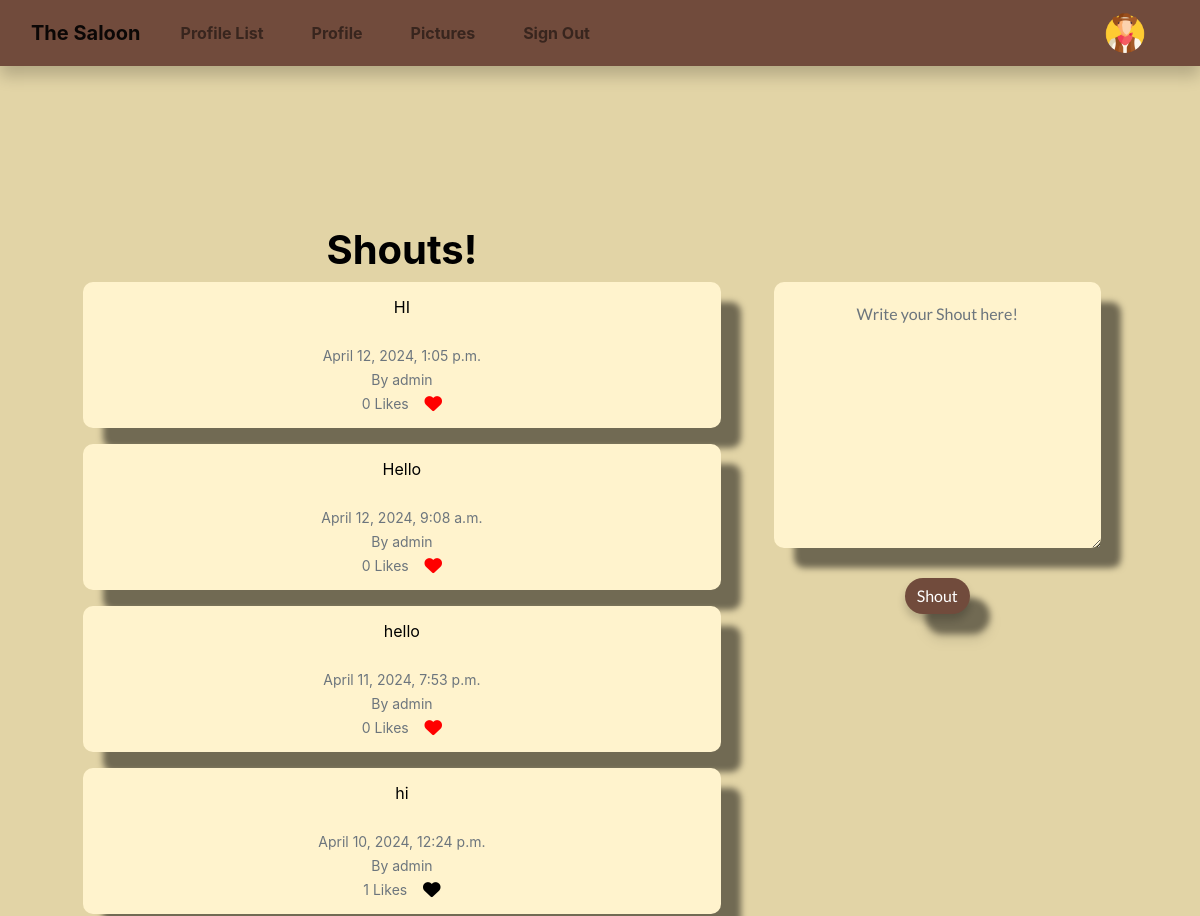
/home/ (signed in, upper part), run on an earlier commit of the app's database.
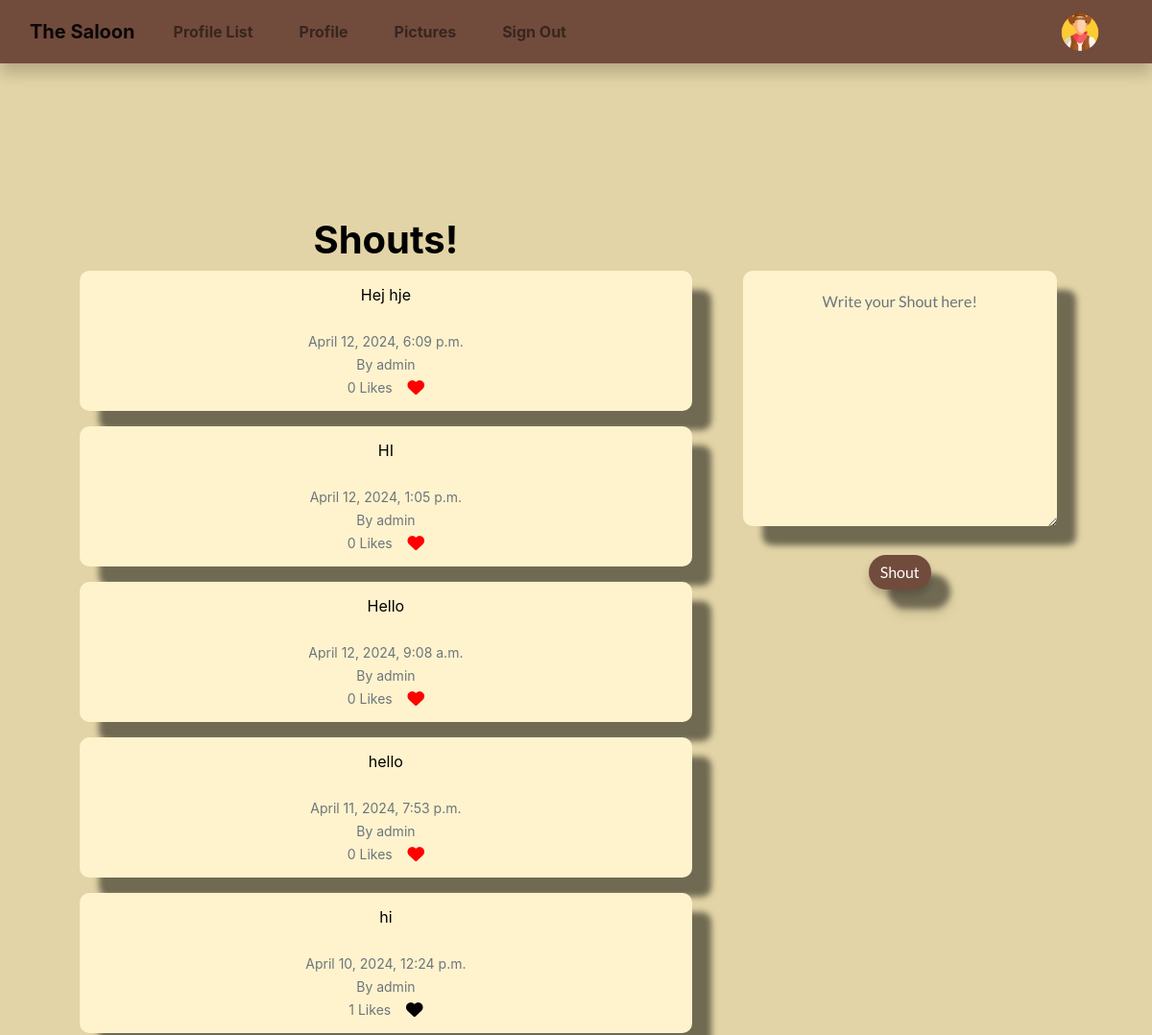
And on a later commit of the database.
### the_saloon/models.py (models this page shows, shortened)
class Shout(models.Model):
    user = models.ForeignKey(
        User, related_name="shouts",
        on_delete=models.DO_NOTHING
    )
    body = models.CharField(max_length=200)
    created_at = models.DateTimeField(auto_now_add=True)
    likes = models.ManyToManyField(User, related_name="shout_like", blank=True)
    def number_of_likes(self):
        return self.likes.count()

### the_saloon/views.py (the view, shortened to what this page needs)
# urls.py: path('home/', login_required(views.home), name='home'),
def home(request):
    if request.user.is_authenticated:
        form = ShoutForm(request.POST or None)
        shouts = Shout.objects.all().order_by("-created_at")
        return render(request, 'home.html', {"shouts": shouts, "form": form})
    else:
        shouts = Shout.objects.all().order_by("-created_at")
        return render(request, 'home.html', {"shouts": shouts})

### the_saloon/forms.py
class ShoutForm(forms.ModelForm):
    class Meta:
        model = Shout
        fields = ['body']
        widgets = {
            'body': forms.Textarea(attrs={
                'placeholder': 'Write your Shout here!',
                'class': 'form-control'})
        }

### the_saloon/templates/home.html (shortened to what this page needs)
{% extends 'base.html' %}
{% block content %}
<div class="container">
    <div class="container text-center">
    <div class="row home">
        <div class="col-md-8 col-md-offset-2">
            <h1 class="home">Shouts!</h1>
            {% for shout in shouts %}
            <div class="alert" role="alert">
                {{ shout.body }}<br/><br/>
                <small class="text-muted">
                    {{ shout.created_at }}
                    <br/>
                    By {{ shout.user.username }}
                    <br/>
                    {{ shout.number_of_likes }} Likes
                    &nbsp;&nbsp;
                    {% if user in shout.likes.all %}
                    <a href="{% url 'shout_like' shout.id %}">
                        </a>
                    {% else %}
                    <a href="{% url 'shout_like' shout.id %}">
                        </a>
                    {% endif %}
                </small>
            </div>
            {% endfor %}
        </div>
        <div class="home col-md-4">
            {% if form %}
            <form method=POST style="font-family: Lato, serif;">
                {{ form.as_p }}
                <button type="submit" class="btn btn-shout">Shout</button>
            </form>
            {% endif %}
        </div>
    </div>
    </div>
</div>
{% endblock %}

What changed in the data, as far as the page shows it:
added Shout: body "Hej hje", created_at "April 12, 2024, 6:09 p.m.", user.username "admin", number_of_likes "0"
